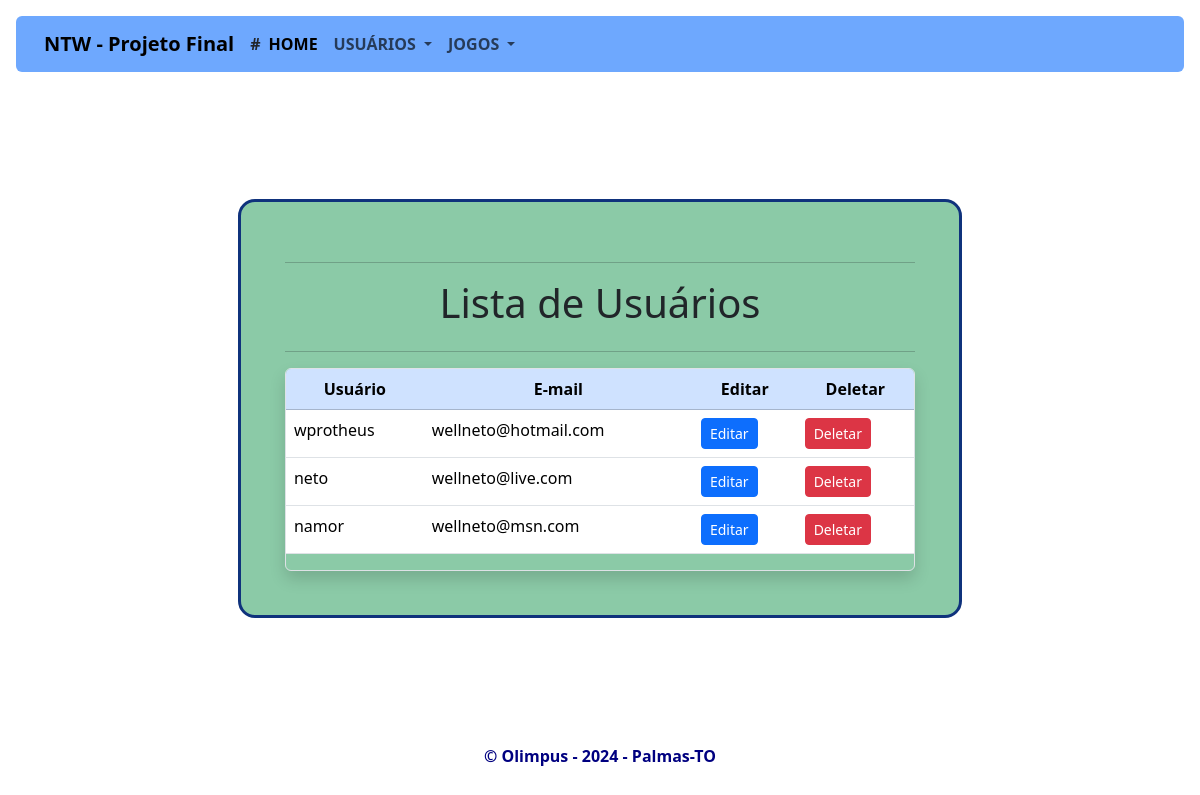
Screenshot of /usuario/lista with the database file from the repository.
### jogoteca/models.py (models this page shows, shortened)
class User(db.Model):
    id = db.Column(db.Integer, primary_key=True, autoincrement=True)
    data_criacao = db.Column(db.DateTime, nullable=False, default=datetime.utcnow)
    username = db.Column(db.String(17), unique=True, nullable=False)
    password = db.Column(db.String(44), nullable=False)
    email = db.Column(db.String(44), nullable=False)

### jogoteca/views.py (the view)
@app.route('/usuario/lista', methods=['GET'])
def listaUsuarios():
    usuarios = User.query.order_by(User.username.desc()).all()
    return render_template('/usuarios/lista_usuarios.html', usuarios=usuarios)

### jogoteca/templates/usuarios/lista_usuarios.html
{% extends 'base.html' %}
{% block content %}
    <div class="cadastros">
        <div class="col-md-12 justify-content-center form-auth">
            <div class="container-form usuarios">
                <hr>
                <h1 class="text-center mb-4">Lista de Usuários</h1>
                <hr>
                <div class="table-responsive border rounded shadow">
                    <table class="table table-hover">
                        <thead class="table-primary">
                        <tr>
                            <th>Usuário</th>
                            <th>E-mail</th>
                            <th>Editar</th>
                            <th>Deletar</th>
                        </tr>
                        </thead>
                        <tbody>
                        {% for u in usuarios %}
                            <tr>
                                <td>{{ u.username }}</td>
                                <td>{{ u.email }}</td>
                                <td>
                                    <a href="{{ url_for('editaAtualizaUsuario', id=u.id) }}"
                                       class="btn btn-primary btn-sm">Editar</a>
                                </td>
                                <td>
                                    <form action="{{ url_for('deletarUsuarioId', id=u.id) }}" method="post"
                                          style="display:inline-block;">
                                        <button type="submit" class="btn btn-danger btn-sm"
                                                onclick="return confirm('Tem certeza que deseja deletar este usuário?');">
                                            Deletar
                                        </button>
                                    </form>
                                </td>
                            </tr>
                        {% endfor %}
                        </tbody>
                    </table>
                </div>
            </div>
        </div>
    </div>
{% endblock %}

### jogoteca/static/css/base.css (style rules this page uses)
html, body { height: 100%; margin: 0; padding: 0; }
body { display: flex; flex-direction: column; background: url("../img/abg.jpeg") center center no-repeat; background-size: cover; height: 100vh; }

### jogoteca/static/css/cadastros.css (style rules this page uses)
.form-auth { padding: 20px 0; }
.container-form { margin: 1em auto; background-color: rgba(111, 189, 145, 0.8); border: 3px solid #0f327c; padding: 44px; border-radius: 17px; }
.usuarios { width: 62%; }
.table-primary { font-weight: 800; text-align: center; }
.btn-primary { background-color: rgb(15, 50, 124); border-color: rgb(15, 50, 124); font-size: 18px; font-weight: bold; padding: 10px; cursor: pointer; }
.cadastros { height: 100vh; display: flex; justify-content: center; align-items: center; }
.cadastros::before { content: ''; background-image: url("../img/bgAdo1.jpeg"); background-size: cover; background-repeat: no-repeat; background-position: center; width: 80vw; height: 80vh; display: block; }

### rows the page displays
User: username "wprotheus", email "wellneto@hotmail.com"
User: username "neto", email "wellneto@live.com"
User: username "namor", email "wellneto@msn.com"
